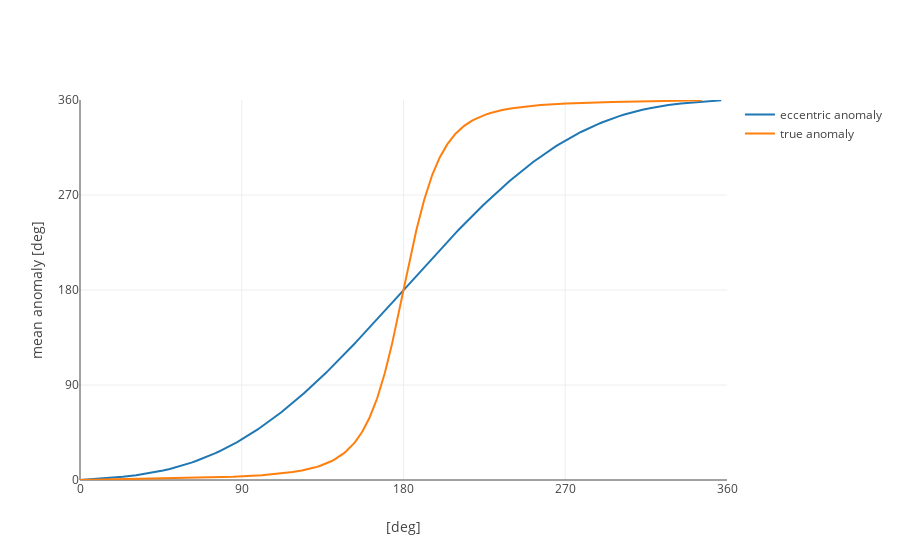

The code cell stored with this chart in its notebook:
### Markdown cell above
# Graph the eccentric and true anomalies wrt mean anomoly

### Code cell
data = [
    go.Scatter(x=eccAnom*180/pi,y=meanAnom*180/pi,
               name = 'eccentric anomaly',
              ),
    go.Scatter(x=trueAnom*180/pi,y=meanAnom*180/pi,
               name = 'true anomaly',
              ),
]

layout = go.Layout(
    #title="Linearly spaced mean anomaly time steps across 24 TUs<br>ecc = {0}".format(ecc),
    xaxis=dict(
        range=[0, 360],
        dtick=90,
        title="[deg]"
    ),
    yaxis=dict(
        range=[0, 360],
        dtick=90,
        title = 'mean anomaly [deg]'
    )
)
fig = go.Figure(data=data, layout=layout)
iplot(fig)

### Figure 1 — Plotly figure (JSON) as saved in the notebook; plotly's stock layout.template omitted (floating-point values rounded to 4 significant figures; data arrays with more than 128 entries replaced by an {"elided": "..."} marker saying what was removed)
{"data": [{"name": "eccentric anomaly", "type": "scatter", "uid": "46083838-af93-11e8-866f-8c8590c58dc6", "x": {"elided": "241 float values"}, "y": {"elided": "241 float values"}}, {"name": "true anomaly", "type": "scatter", "uid": "460839d2-af93-11e8-866f-8c8590c58dc6", "x": {"elided": "241 float values"}, "y": {"elided": "241 float values"}}], "layout": {"xaxis": {"dtick": 90, "range": [0, 360], "title": "[deg]"}, "yaxis": {"dtick": 90, "range": [0, 360], "title": "mean anomaly [deg]"}}}
